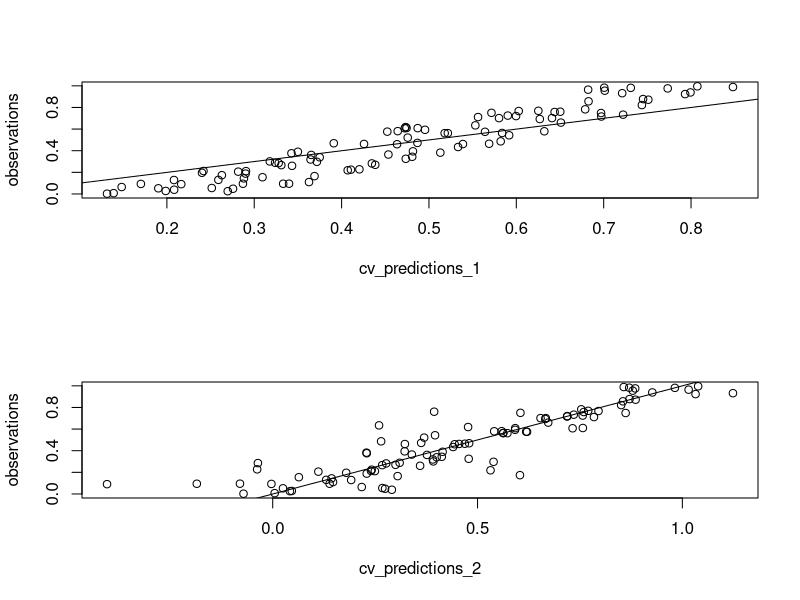
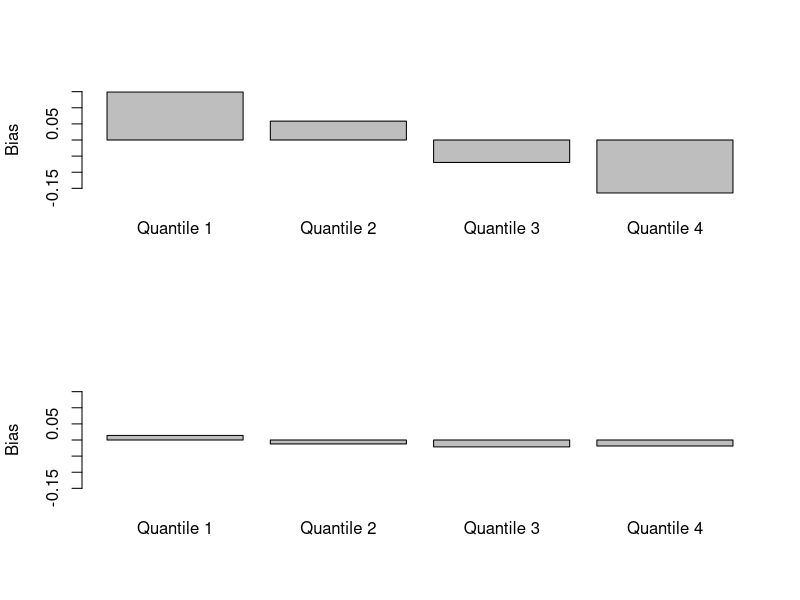

These figures' R source, in order:
## ---- chunk 1
set.seed(1981)
observations <- runif(100,0,1)
cv_predictions_1 <- observations * 0.6 + 0.2 + runif(100,-0.1,0.1)
cv_predictions_2 <- observations  + rnorm(100,0, abs(rnorm(100,0, 0.15)))
## ---- chunk 2
library(Metrics)
mse(cv_predictions_1, observations)
mse(cv_predictions_2, observations)
## ---- chunk 3
par(mfrow=c(2,1))
plot(cv_predictions_1, observations); abline(0,1)
plot(cv_predictions_2, observations); abline(0,1)
## ---- chunk 4
mae(cv_predictions_1, observations)
mae(cv_predictions_2, observations)
## ---- chunk 5
bias(cv_predictions_1, observations)
bias(cv_predictions_2, observations)
## ---- chunk 6
quantiles <- as.numeric(cut(observations, 4))
quant_bias <- data.frame(quant_bias_1 = NULL, quant_bias_2 = NULL)
for(i in 1:max(quantiles)){
  quant_bias_1 <- bias(cv_predictions_1[quantiles==i], observations[quantiles==i])
  quant_bias_2 <- bias(cv_predictions_2[quantiles==i], observations[quantiles==i])
  quant_bias <- rbind(quant_bias, cbind(quant_bias_1, quant_bias_2))
}
barplot(quant_bias$quant_bias_1,  names.arg = paste("Quantile", 1:max(quantiles)), ylab = "Bias", ylim=c(-0.18, 0.18))
barplot(quant_bias$quant_bias_2,  names.arg = paste("Quantile", 1:max(quantiles)), ylab = "Bias",
ylim=c(-0.18, 0.18))
